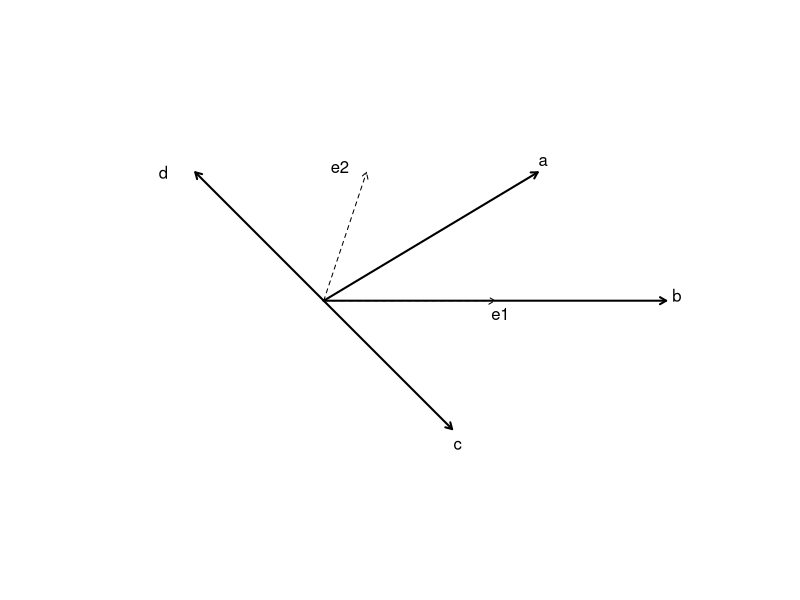
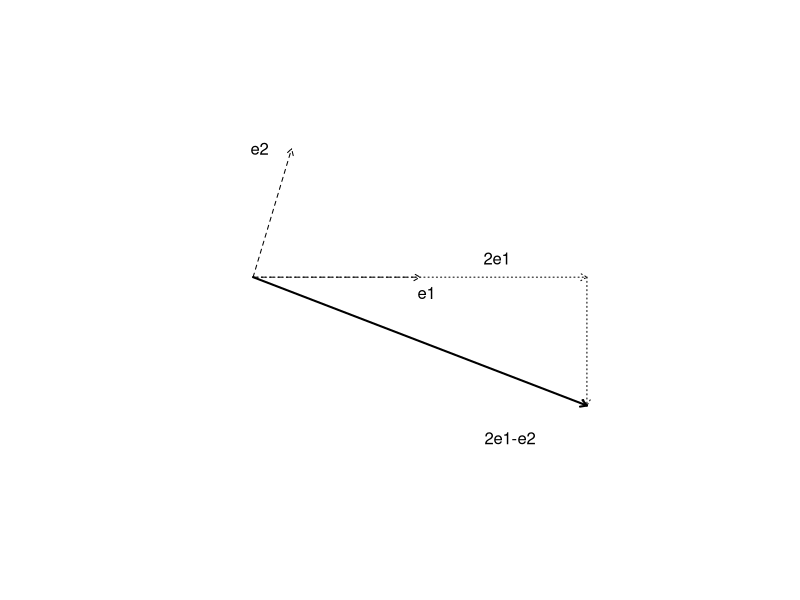
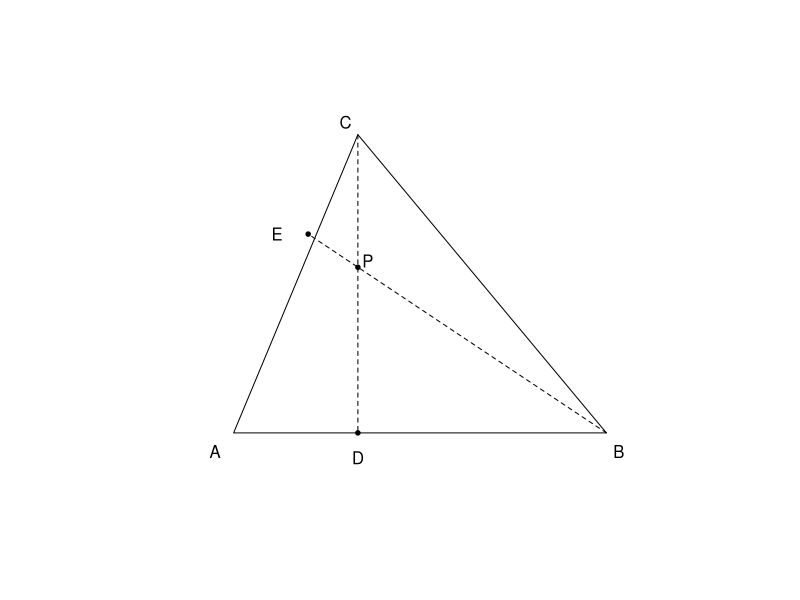
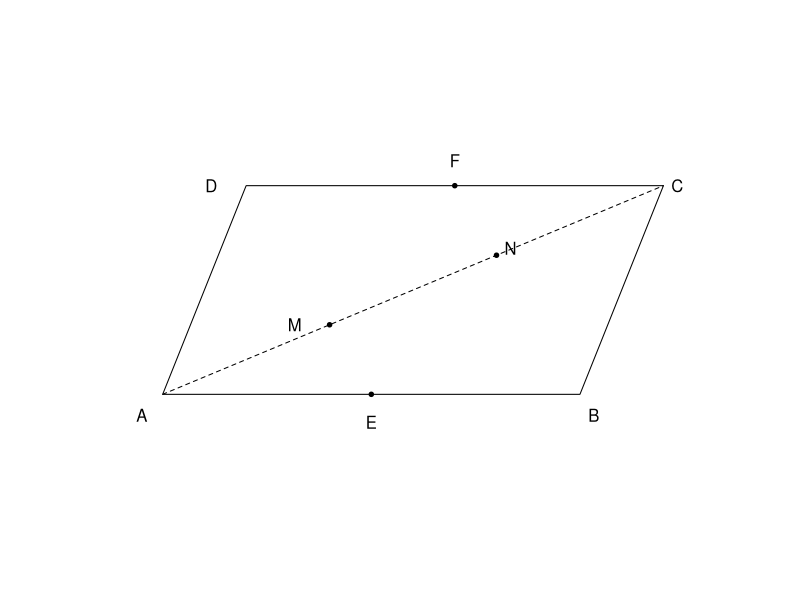

Source code (R) for these figures, in order:
setwd("C:/Users/18904/Github/senior-mathematics/codes")
if(!dir.exists("../figures"))dir.create("../figures")
# week33: 6.3 basis theorem and coordinates
# week33-1: Ex6.3 q1 basis e1,e2 with vectors a,b,c,d
draw1=function(){
  plot(0,0,xlim=c(-1.9,3.7),ylim=c(-1.7,1.9),type="n",asp=1,axes=FALSE,xlab="",ylab="")
  arrows(0,0,1.6,0,lwd=1,lty=2,length=0.07);text(1.65,-0.12,"e1")
  arrows(0,0,0.4,1.2,lwd=1,lty=2,length=0.07);text(0.15,1.25,"e2")
  arrows(0,0,2.0,1.2,lwd=2,length=0.07);text(2.05,1.3,"a")
  arrows(0,0,3.2,0,lwd=2,length=0.07);text(3.3,0.05,"b")
  arrows(0,0,1.2,-1.2,lwd=2,length=0.07);text(1.25,-1.35,"c")
  arrows(0,0,-1.2,1.2,lwd=2,length=0.07);text(-1.5,1.2,"d")
}
pdf("../figures/week33-1.pdf",width=4,height=4);draw1();dev.off()
svglite::svglite("../figures/week33-1.svg",width=4,height=4);draw1();dev.off()
# week33-2: Ex6.3 q2 construct 2e1 - e2
draw2=function(){
  plot(0,0,xlim=c(-0.5,3.1),ylim=c(-1.6,1.4),type="n",asp=1,axes=FALSE,xlab="",ylab="")
  arrows(0,0,1.3,0,lwd=1,lty=2,length=0.07);text(1.35,-0.12,"e1")
  arrows(0,0,0.3,1.0,lwd=1,lty=2,length=0.07);text(0.05,1.0,"e2")
  arrows(0,0,2.6,0,lwd=1,lty=3,length=0.07);text(1.9,0.15,"2e1")
  arrows(2.6,0,2.6,-1.0,lwd=1,lty=3,length=0.07)
  arrows(0,0,2.6,-1.0,lwd=2,length=0.07);text(2.0,-1.25,"2e1-e2")
}
pdf("../figures/week33-2.pdf",width=4,height=4);draw2();dev.off()
svglite::svglite("../figures/week33-2.svg",width=4,height=4);draw2();dev.off()
# week33-3: Ex6.3 review q1 triangle ABC, AD=1/3 AB, EC=1/3 AC, BE meets CD at P
draw3=function(){
  plot(0,0,xlim=c(-0.3,3.3),ylim=c(-0.4,2.7),type="n",asp=1,axes=FALSE,xlab="",ylab="")
  A=c(0,0);B=c(3,0);Cc=c(1,2.4);D=c(1,0);E=c(0.6,1.6);P=c(1,1.333)
  polygon(rbind(A,B,Cc),border=1)
  segments(B[1],B[2],E[1],E[2],lty=2)
  segments(Cc[1],Cc[2],D[1],D[2],lty=2)
  points(rbind(D,E,P),pch=19,cex=0.6)
  text(A[1]-0.15,A[2]-0.15,"A");text(B[1]+0.1,B[2]-0.15,"B");text(Cc[1]-0.1,Cc[2]+0.1,"C");text(D[1],D[2]-0.2,"D");text(E[1]-0.25,E[2],"E");text(P[1]+0.08,P[2]+0.05,"P")
}
pdf("../figures/week33-3.pdf",width=4,height=4);draw3();dev.off()
svglite::svglite("../figures/week33-3.svg",width=4,height=4);draw3();dev.off()
# week33-4: Ex6.3 q11 parallelogram ABCD, E,F midpoints of AB,CD; M,N on AC with AM=MN=NC
draw4=function(){
  plot(0,0,xlim=c(-0.4,4.1),ylim=c(-0.5,2.0),type="n",asp=1,axes=FALSE,xlab="",ylab="")
  A=c(0,0);B=c(3,0);Cc=c(3.6,1.5);D=c(0.6,1.5);E=c(1.5,0);F=c(2.1,1.5);M=c(1.2,0.5);N=c(2.4,1.0)
  polygon(rbind(A,B,Cc,D),border=1)
  segments(A[1],A[2],Cc[1],Cc[2],lty=2)
  points(rbind(E,F,M,N),pch=19,cex=0.6)
  text(A[1]-0.15,A[2]-0.15,"A");text(B[1]+0.1,B[2]-0.15,"B");text(Cc[1]+0.1,Cc[2],"C");text(D[1]-0.25,D[2],"D");text(E[1],E[2]-0.2,"E");text(F[1],F[2]+0.18,"F");text(M[1]-0.25,M[2],"M");text(N[1]+0.1,N[2]+0.05,"N")
}
pdf("../figures/week33-4.pdf",width=4,height=4);draw4();dev.off()
svglite::svglite("../figures/week33-4.svg",width=4,height=4);draw4();dev.off()
